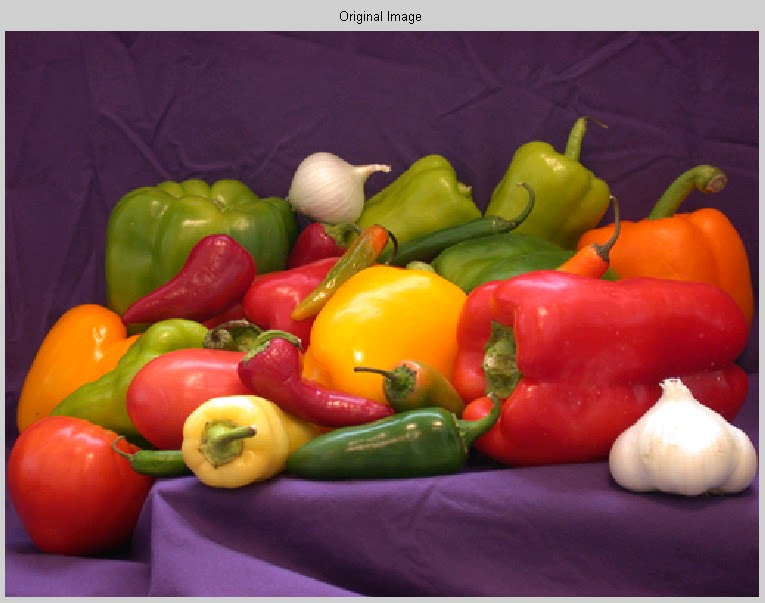
#> input picture Hafta2/images/picture2.jpg, 765 x 603 px
$ python gamma_donusumu.py
#> lines starting #> are read from the running program, lines starting #| are printed output that depends on the picture
import cv2
import numpy as np

img = cv2.imread("images/picture2.jpg")
#> img is the input picture: shape (603, 765, 3); mean B, G, R 67.1, 75.9, 126.7

gamma = 2.0
inv_gamma = 5.0

table = np.array([((i / 255.0) ** inv_gamma) * 255 for i in np.arange(0, 256)]).astype("uint8")

gamma_corrected = cv2.LUT(img, table)
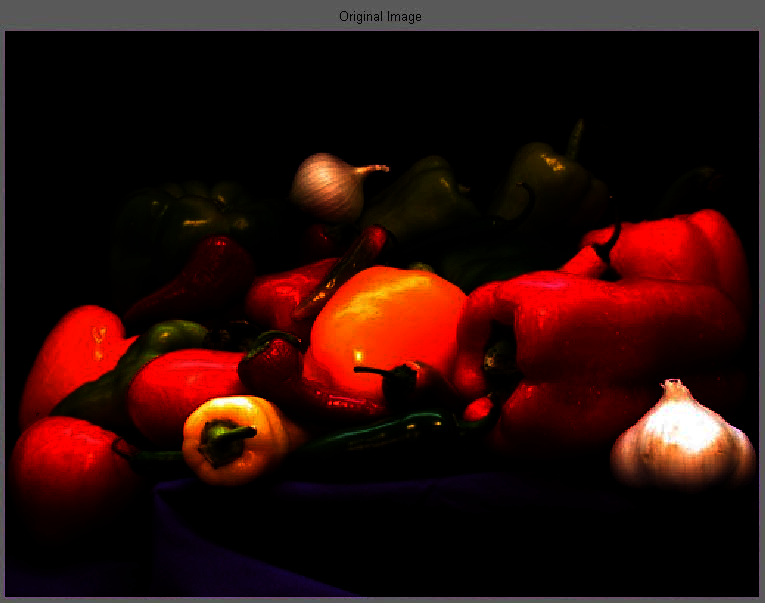
#> gamma_corrected: shape (603, 765, 3); mean B, G, R 10.1, 13.8, 44.3

cv2.imshow('Original Image', img)
cv2.imshow("Gamma Corrected", gamma_corrected)
cv2.waitKey(0)
cv2.destroyAllWindows()

$ run again, with Hafta2/images/picture1.jpg copied over Hafta2/images/picture2.jpg
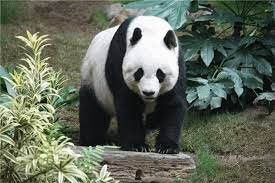
#> input picture Hafta2/images/picture1.jpg, 275 x 183 px
#> img is the input picture: shape (183, 275, 3); mean B, G, R 90.1, 104.6, 97.2
#> `gamma_corrected = cv2.LUT(img, table)`:
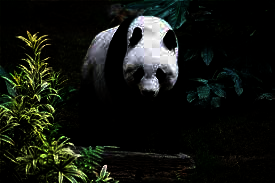
#> gamma_corrected: shape (183, 275, 3); mean B, G, R 17.5, 23.5, 20.4

$ run again, with Hafta2/images/picture3.jpg copied over Hafta2/images/picture2.jpg
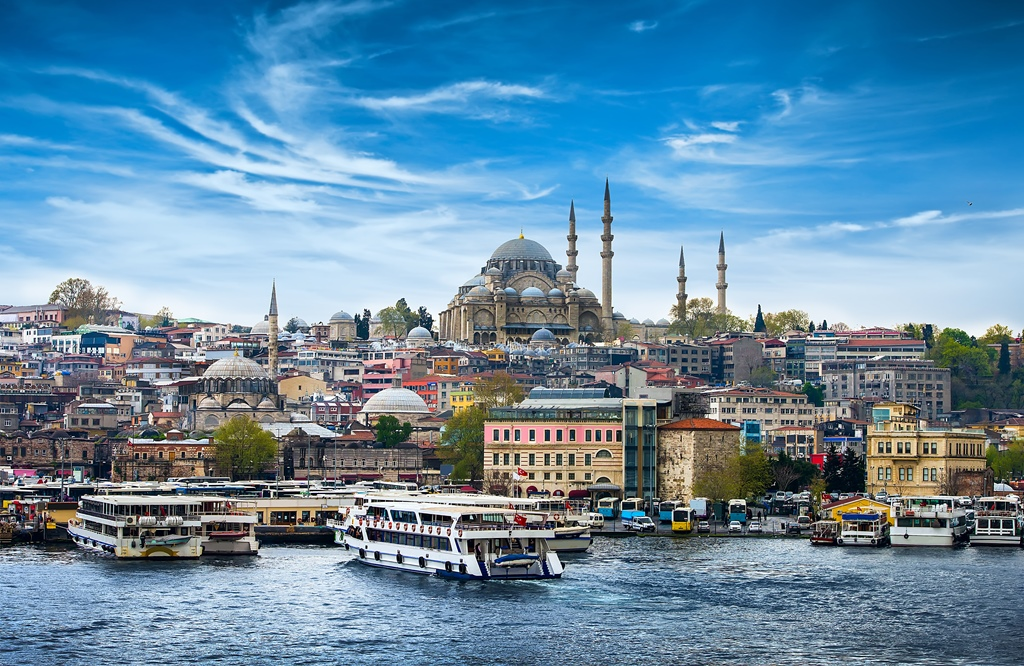
#> input picture Hafta2/images/picture3.jpg, 1024 x 666 px
#> img is the input picture: shape (666, 1024, 3); mean B, G, R 164.7, 139.3, 101.1
#> `gamma_corrected = cv2.LUT(img, table)`:
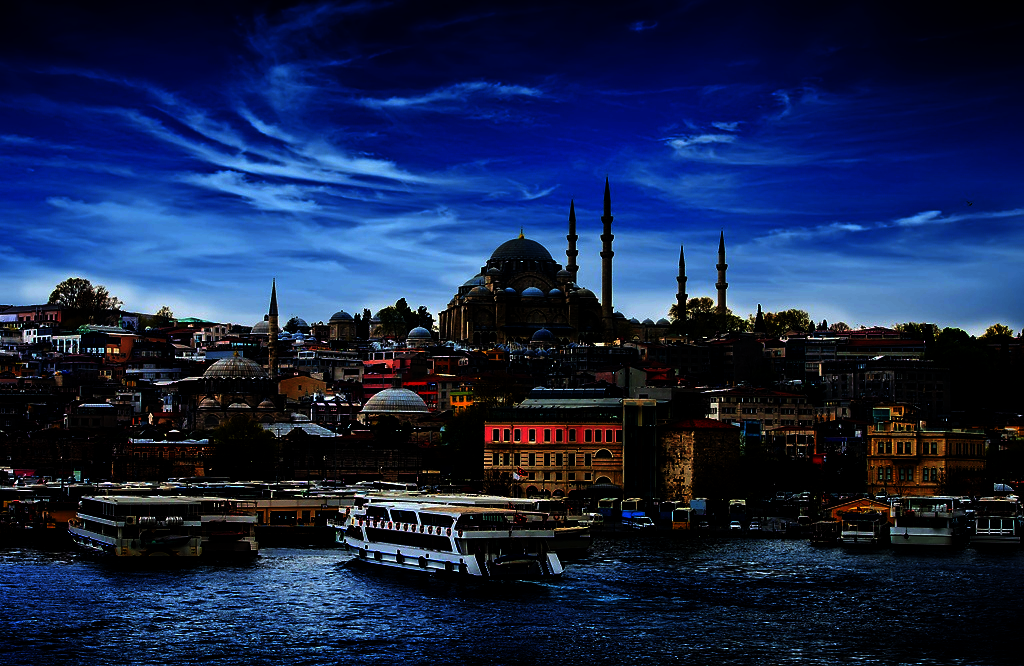
#> gamma_corrected: shape (666, 1024, 3); mean B, G, R 73.2, 36.4, 21.6
